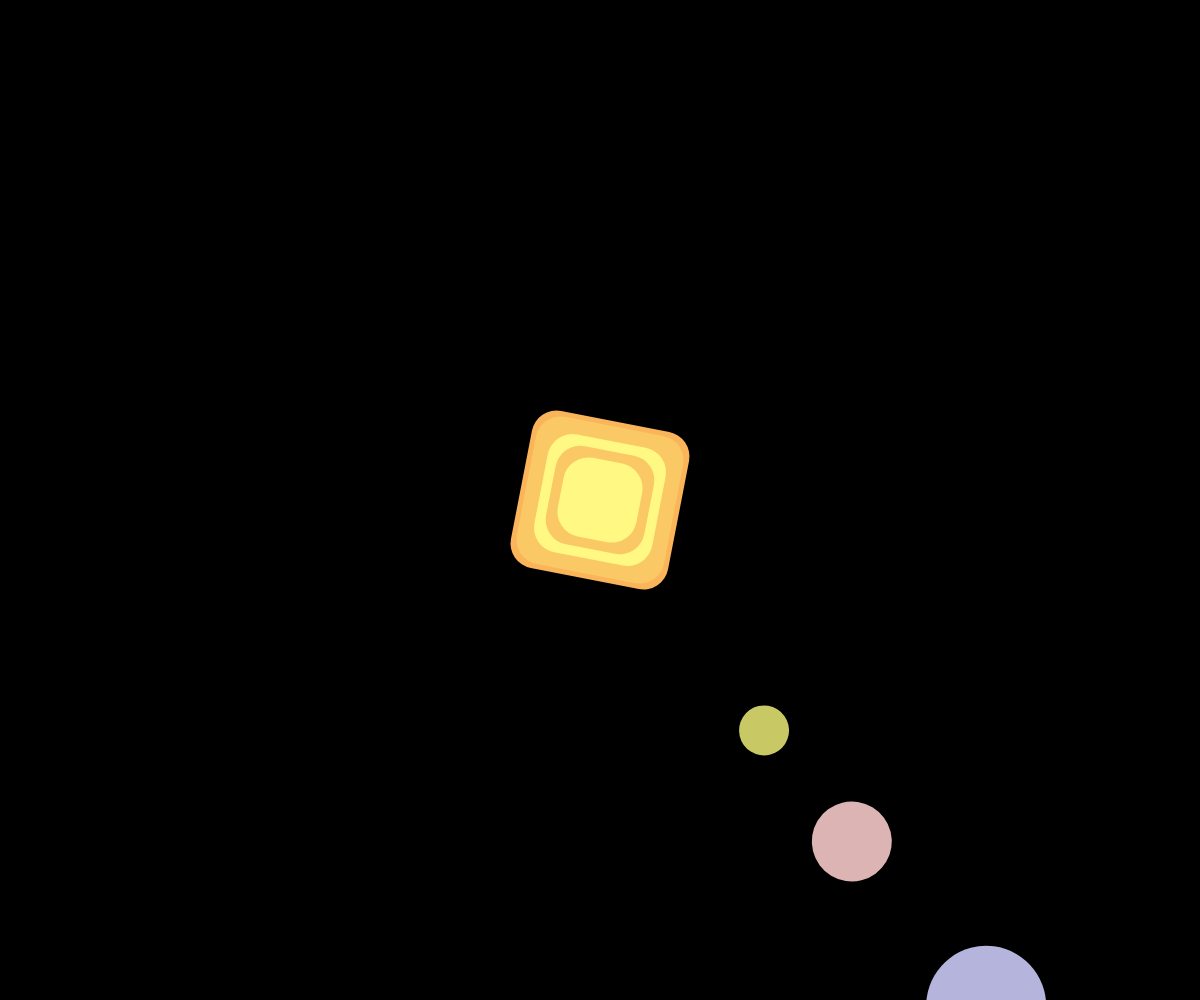
Frame 1 (no input)
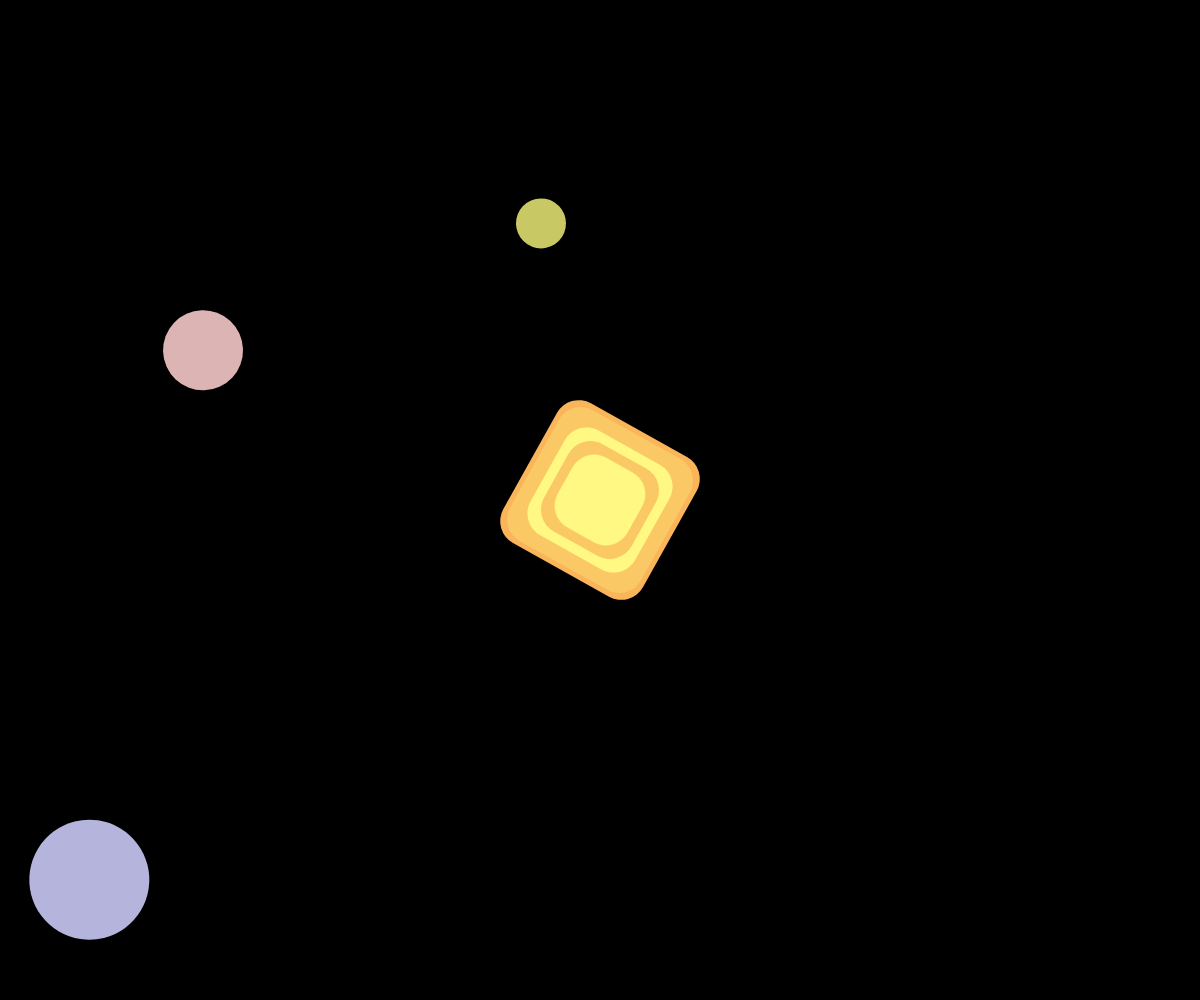
Frame 60 (no input)
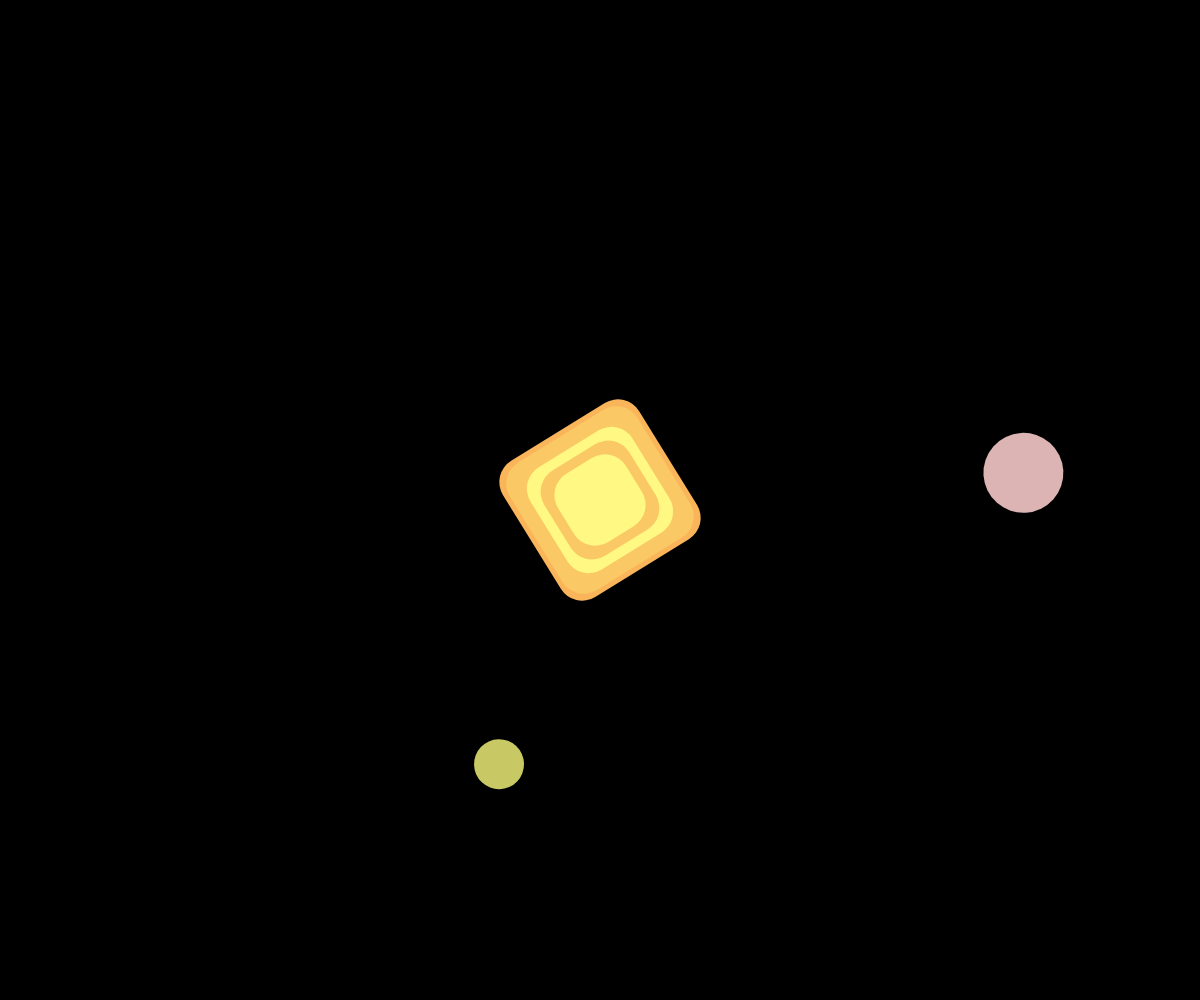
Frame 120 (the mouse pressed at the canvas centre since frame 60)

The p5.js sketch that drew these frames (run headless with seeded random() and noise() and a simulated clock; from frame 60 on, the mouse is pressed at the canvas centre):

// p5.js sketch
// ── sketch.js
function setup() {
  createCanvas(windowWidth, windowHeight);
  rectMode(CENTER);
}
function windowResized() {
  resizeCanvas(windowWidth, windowHeight);
  }
function draw() {
  background(0, 0, 0)
  translate(width/2, height/2);

  noStroke();

  fill(100, 100, 100);
  rect(random(), random(), 25, 25);

  //rectMode(CENTER);

  //soleil

  push();
    rotate(millis() / 5);
    fill(250, 180, 90);
    rect(0, 0, 160, 160, 25);
    fill(250, 200, 100);
    rect(0, 0, 150, 150, 25);
    fill(255, 248, 131);
    rect(0, 0, 120, 120, 25);
    fill(250, 200, 100);
    rect(0, 0, 100, 100, 25);
    fill(255, 248, 131);
    rect(0, 0, 80, 80, 25);
  pop();

  //mercure

  push();
    rotate(millis() * 0.01);
    fill(200, 200, 100);
    ellipse(200, 200 , 50);
  pop();

  //Venus

  push();
    rotate(millis() * 0.009);
    fill(220, 180, 180);
    ellipse(300, 300, 80);
  pop();

  //Terre

  push();
    rotate(millis() * 0.008);
    fill(180, 180, 220);
    ellipse(450, 450, 120);
  pop();

  //Mars

  push();
    rotate(millis() * 0.007);
    fill(240, 170, 170);
    ellipse(600, 600, 110);
  pop();

  //Jupiter

  push();
    rotate(millis() * 0.006);
    fill(220, 180, 160);
    ellipse(800, 800, 200);
  pop();

  //Saturne 

  push();
    rotate(millis() * 0.005);
    fill(220, 200, 180);
    ellipse(1000, 1000, 160);
  pop();

  //Uranus

  push();
    rotate(millis() * 0.004);
    fill(220, 220, 250);
    ellipse(1200, 1200, 140);
  pop();

  //Neptune

  push();
    rotate(millis() * 0.003);
    fill(220, 220, 250);
    ellipse(1400, 1400, 140);
  pop();

}
